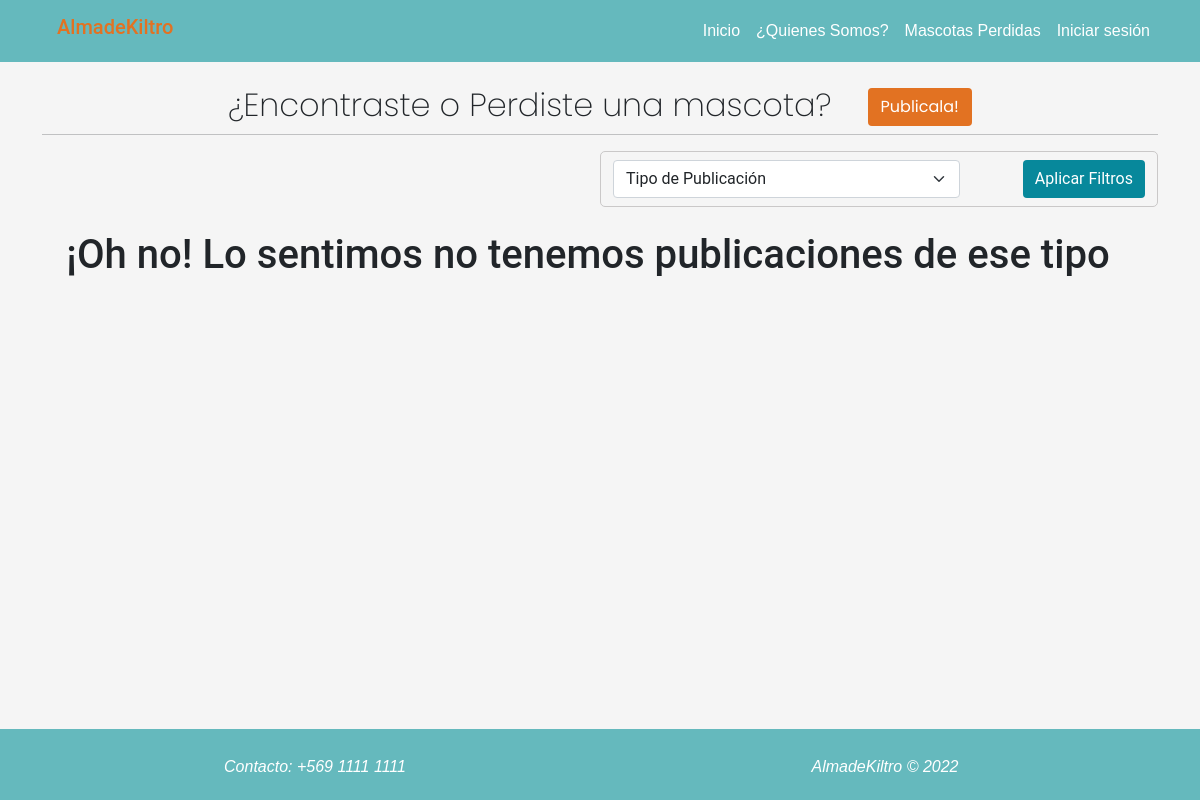
The page /mascotas_desaparecidas/ on the database as committed earlier.
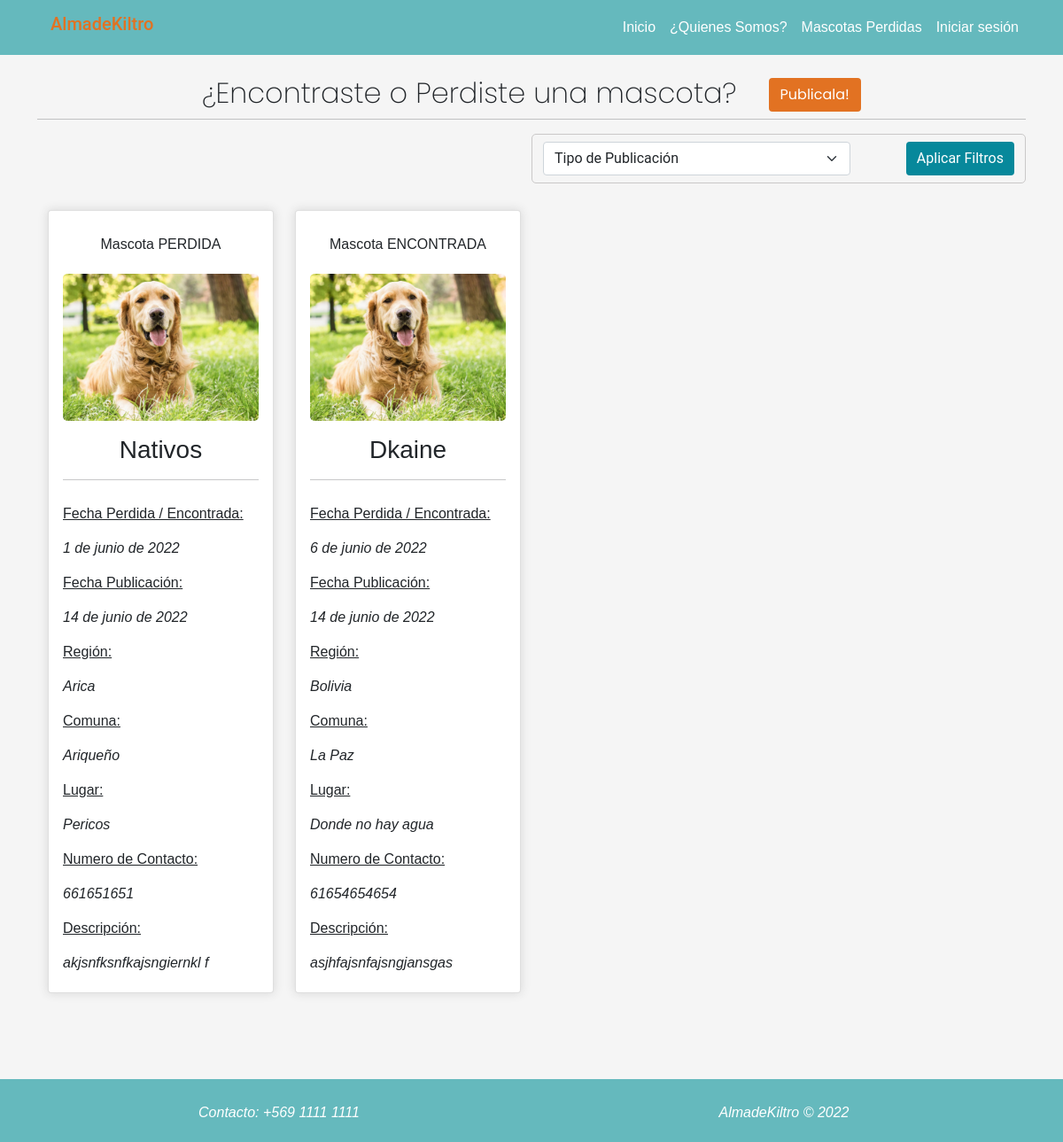
The same page on the database as committed later.
### app/models.py (models this page shows, shortened)
class MascotaDesaparecida(models.Model):
    nombre_desaparecida = models.CharField(max_length=250)
    imagen = models.ImageField(upload_to="mascotas_desaparecidas", null = True)
    fecha_desaparecida = models.DateField()
    fecha_publicacion = models.DateField(auto_now=True)
    region = models.CharField(max_length=250)
    comuna = models.CharField(max_length=250)
    lugar = models.CharField(max_length=250)
    numero_contacto = models.IntegerField(blank=True, null=True)
    descripcion = models.TextField()
    tipo_publicacion = models.CharField(max_length=50,choices=opciones_publicacion)

### app/views.py (the view)
# urls.py: path('mascotas_desaparecidas/', mascotasDesaparecidas, name="mascotas_desaparecidas"),
def mascotasDesaparecidas(request):
    queryset = request.POST.get("buscar")
    filtro=[]
    if queryset != None and queryset != '-1':
        filtro.append(('tipo_publicacion', queryset))
    mascotas = MascotaDesaparecida.objects.all()
    if len(filtro)>0:
        mascotas = MascotaDesaparecida.objects.filter(
            *filtro
        )
    data = {
        'mascotas': mascotas
    }
    return render(request, 'app/mascotas_desaparecidas/mascotas.html', data)

### app/templates/app/mascotas_desaparecidas/mascotas.html (shortened to what this page needs)
{% extends 'app/base.html' %}
{% load static %}
{% block css %}
<link rel="stylesheet" href="{% static 'app/css/mascotas.css' %}">
{% endblock %}
{% block contenido %}
<div class="container ">
    <div class="row">
        <h2 class="text-center letraInicio">¿Encontraste o Perdiste una mascota? &nbsp; &nbsp;<a class="btn btn-outline linkPublicar" href="{% url 'agregar_mascota_desaparecida' %}">Publicala!</a></h2>
        <hr>
        <div class="col-6 offset-6 search bordeFiltro pt-2">
            <form method="POST" class="row justify-content-between">
                <div class="col-8 mb-2">
                    <select class="form-select" aria-label="Default select example" name="buscar">
                        <option value="-1"selected>Tipo de Publicación</option>
                    </select>
                </div>
                <div class="col-4 d-flex justify-content-end mb-2">
                    <button type="submit" class="btn btnSolicitar text-white" value="search">Aplicar Filtros</button>
                </div>
            </form>
        </div>
    </div>
    <div class="row">{% for m in mascotas %}
        <div class="col-lg-3 col-md-4 col-xs-4 offset-xs-4 ">
            <div class="card mb-5 cardHeader">
                <div class="card-body cardMascota">
                    <div class="marginCard">
                        {% if m.tipo_publicacion == 'Mascota Perdida' %}
                        <div class="form-group mb-3 text-center">
                            <label for="descripcion">Mascota PERDIDA</label>
                        </div>
                        {% elif m.tipo_publicacion == 'Mascota Encontrada' %}
                        <div class="form-group mb-3 text-center">
                            <label for="descripcion">Mascota ENCONTRADA</label>
                        </div>
                        {% endif %}
                        <div class="text-center">
                            {% if m.imagen %}
                            <img src="{{ m.imagen.url }}" class="img-fluid mb-3 imagenDesaparecida" alt="...">
                            {% endif %}
                        </div>
                        <h3 class="text-center">{{ m.nombre_desaparecida}}</h3>
                        <hr>
                        <div class="form-group">
                            <label for="fechaDesaparicion"><u>Fecha Perdida / Encontrada:</u></label>
                            <p id="fechaDesaparicion">{{ m.fecha_desaparecida }}</p>
                        </div>
                        <div class="form-group">
                            <label for="fechaPublicacion"><u>Fecha Publicación:</u></label>
                            <p id="fechaPublicacion">{{ m.fecha_publicacion }}</p>
                        </div>
                        <div class="form-group">
                            <label for="region"><u>Región:</u></label>
                            <p id="region">{{ m.region }}</p>
                        </div>
                        <div class="form-group">
                            <label for="comuna"><u>Comuna:</u></label>
                            <p id="comuna">{{ m.comuna }}</p>
                        </div>
                        <div class="form-group">
                            <label for="lugar"><u>Lugar:</u></label>
                            <p id="lugar">{{ m.lugar }}</p>
                        </div>
                        <div class="form-group">
                            <label for="numContacto"><u>Numero de Contacto:</u></label>
                            <p id="numContacto">{{ m.numero_contacto }}</p>
                        </div>
                        <div class="form-group">
                            <label for="descripcion"><u>Descripción:</u></label>
                            <p id="descripcion">{{ m.descripcion }}</p>
                        </div>
                    </div>
                </div>
            </div>
        </div>
        {% empty %}
        <div class="row">
            <div class="col-12 text-center mt-4">
                <h1>¡Oh no! Lo sentimos no tenemos publicaciones de ese tipo</h1>
            </div>
        </div>
        {% endfor %}
    </div>
</div>
{% endblock %}

### app/templates/app/base.html (shortened to what this page needs)
<!DOCTYPE html>
<html lang="es">
<head>
    <link href="https://cdn.jsdelivr.net/npm/bootstrap@5.1.3/dist/css/bootstrap.min.css" rel="stylesheet">
    <link rel="stylesheet" href="../../static/app/css/navbar.css">
    <link rel="stylesheet" href="../../static/app/css/style.css">
    {% load static %}
    {% block css %}
    {% endblock %}
</head>
<body>
    <div class="navbar navbar-expand-lg navbar-mainbg">
        <div class="container">
            <h1 class="navbar-brand navbar-logo">AlmadeKiltro</h1>
            <div class="navbar-collapse collapse justify-content-end">
                <ul class="navbar-nav ml-auto">
                    <li class="nav-item active">
                        <a class="nav-link" href="{% url 'home' %}">Inicio</a>
                    </li>
                    <li class="nav-item active">
                        <a class="nav-link" href="{% url 'nosotros' %}">¿Quienes Somos?</a>
                    </li>
                    <li class="nav-item active">
                        <a class="nav-link" href="{% url 'mascotas_desaparecidas' %}">Mascotas Perdidas</a>
                    </li>
                     {% if user.is_authenticated %}
                    <li class="nav-item dropdown">
                        <a class="nav-link dropdown-toggle" href="#" role="button" data-toggle="dropdown" aria-haspopup="true" aria-expanded="false" style="text-transform: capitalize;">Bienvenido {{ user.first_name }}</a>
                        <div class="dropdown-menu" aria-labelledby="navbarDropdown" >
                            <a class="dropdown-item" href="{% url 'password_change' %}">Cambiar Contraseña</a>
                            <a class="dropdown-item" href="{% url 'logout' %}">Cerrar sesión</a>
                        </div>
                    </li>
                    {% else %}
                    <li class="nav-item">
                        <a class="nav-link" href="{% url 'login' %}">Iniciar sesión</a>
                    </li>
                    {% endif %}
                </ul>
            </div>
        </div>
    </div>
<br>
    <div class="container">
        {% block contenido %} {% endblock %}
    </div>
    <br><br>
    <br><br><br>
    <footer class="mt-5">
        <div class="container">
            <div class="row text-center py-3" id="content-footer">
                <div class="col-md-6">
                    <p class="letraFooter">Contacto: +569 1111 1111</p>
                </div>
                <div class="col-md-6">
                    <p class="letraFooter">AlmadeKiltro &copy 2022</p>
                </div>
            </div>
        </div>
    </footer>
</body>
</html>

### app/static/app/css/navbar.css (style rules this page uses)
body { font-family: 'Roboto', sans-serif; }
* { margin: 0; padding: 0; }
.navbar-logo { padding: 15px; color: #e27222; }
.navbar-mainbg { background-color: #65b9bd; padding: 0px; }
.nav-link { color: white !important; }

### app/static/app/css/style.css (style rules this page uses)
html { min-height: 100%; position: relative; }
img { width: 300px }
body { background-color: whitesmoke; }
footer { background-color: #65b9bd; position: absolute; bottom: 0; width: 100%; color: white; }
#content-footer { color: white !important; }
.nav-link, .dropdown-item { font-family: 'Merriweather Sans', sans-serif; font-style: medium; font-weight:400; }
.letraFooter { font-family: 'Merriweather Sans', sans-serif; font-style: medium; font-weight:400; }

### app/static/app/css/mascotas.css (style rules this page uses)
.cardHeader { box-shadow: 0px 0px 11px #d5d5d5; margin-top: 30px; }
.btnSolicitar { background-color: #07889B; border: #07889B; }
.cardMascota { min-height: 300px; }
h3 { font-family: 'Merriweather Sans', sans-serif; font-style: medium; font-weight:500; }
p { font-family: 'Poppins'; font-style: italic; font-weight: 400; }
.imagenDesaparecida { border-radius: 5px 5px 5px 5px; }
.bordeFiltro { border: 1px solid rgb(202, 200, 200); border-radius: 5px 5px 5px 5px; }
.linkPublicar { color: white; background-color: #e27222; }
label , p { font-family: 'Merriweather Sans', sans-serif; font-style: medium; font-weight:300; margin-top: 10px; margin-bottom: 5px; }
.letraInicio { font-family: 'Poppins'; font-style: ExtraLigth; font-weight:200; }

Rows that differ between the two databases and show on the page:
added MascotaDesaparecida: tipo_publicacion "Mascota PERDIDA", imagen (picture), nombre_desaparecida "Nativos", fecha_desaparecida "1 de junio de 2022", fecha_publicacion "14 de junio de 2022", region "Arica", comuna "Ariqueño", lugar "Pericos", numero_contacto "661651651", descripcion "akjsnfksnfkajsngiernkl f"
added MascotaDesaparecida: shows "Mascota ENCONTRADA", imagen (picture), nombre_desaparecida "Dkaine", fecha_desaparecida "6 de junio de 2022", fecha_publicacion "14 de junio de 2022", region "Bolivia", comuna "La Paz", lugar "Donde no hay agua", numero_contacto "61654654654", descripcion "asjhfajsnfajsngjansgas"
Other text that changed with them:
text no longer shown: "¡Oh no! Lo sentimos no tenemos publicaciones de ese tipo"
